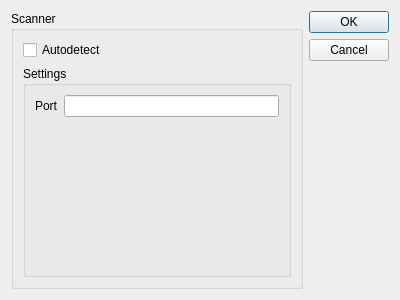
<?xml version="1.0" encoding="UTF-8"?>
<ui version="4.0">
 <class>ScannerAdmin</class>
 <widget class="QDialog" name="ScannerAdmin">
  <property name="geometry">
   <rect>
    <x>0</x>
    <y>0</y>
    <width>400</width>
    <height>300</height>
   </rect>
  </property>
  <property name="windowTitle">
   <string>Scanner</string>
  </property>
  <layout class="QHBoxLayout" name="horizontalLayout_2">
   <item>
    <layout class="QHBoxLayout" name="horizontalLayout">
     <item>
      <widget class="QGroupBox" name="groupBox">
       <property name="title">
        <string>Scanner</string>
       </property>
       <layout class="QVBoxLayout" name="verticalLayout">
        <item>
         <widget class="QCheckBox" name="autodetectCheckBox">
          <property name="text">
           <string>Autodetect</string>
          </property>
         </widget>
        </item>
        <item>
         <widget class="QGroupBox" name="settingsGroupBox">
          <property name="title">
           <string>Settings</string>
          </property>
          <layout class="QFormLayout" name="formLayout">
           <item row="0" column="0">
            <widget class="QLabel" name="label">
             <property name="text">
              <string>Port</string>
             </property>
            </widget>
           </item>
           <item row="0" column="1">
            <widget class="QLineEdit" name="portLineEdit"/>
           </item>
          </layout>
         </widget>
        </item>
       </layout>
      </widget>
     </item>
     <item>
      <widget class="QDialogButtonBox" name="buttonBox">
       <property name="orientation">
        <enum>Qt::Vertical</enum>
       </property>
       <property name="standardButtons">
        <set>QDialogButtonBox::Cancel|QDialogButtonBox::Ok</set>
       </property>
      </widget>
     </item>
    </layout>
   </item>
  </layout>
 </widget>
 <resources/>
 <connections>
  <connection>
   <sender>buttonBox</sender>
   <signal>accepted()</signal>
   <receiver>ScannerAdmin</receiver>
   <slot>accept()</slot>
   <hints>
    <hint type="sourcelabel">
     <x>248</x>
     <y>254</y>
    </hint>
    <hint type="destinationlabel">
     <x>157</x>
     <y>274</y>
    </hint>
   </hints>
  </connection>
  <connection>
   <sender>buttonBox</sender>
   <signal>rejected()</signal>
   <receiver>ScannerAdmin</receiver>
   <slot>reject()</slot>
   <hints>
    <hint type="sourcelabel">
     <x>316</x>
     <y>260</y>
    </hint>
    <hint type="destinationlabel">
     <x>286</x>
     <y>274</y>
    </hint>
   </hints>
  </connection>
 </connections>
</ui>
